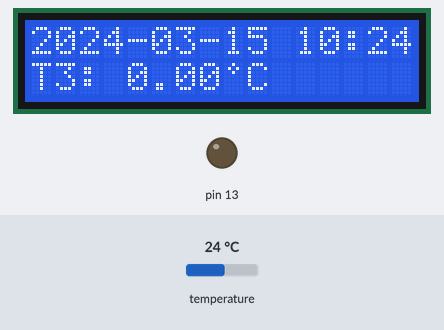
A sketch run on a simulated Arduino Uno, built with avr-gcc and run on an emulated ATmega328P. On the bench: 16×2 character LCD, output pins drawn as LEDs (lit = HIGH). Inputs (shaded band) come from the test bench; at power-on: temperature 24 °C. The local clock reads 2024-03-15 10:24:30 at power-on unless the sketch sets it; storage starts empty; what the sketch prints to the serial monitor is not drawn.

Above: at 1.8 s.
At 21.2 s:
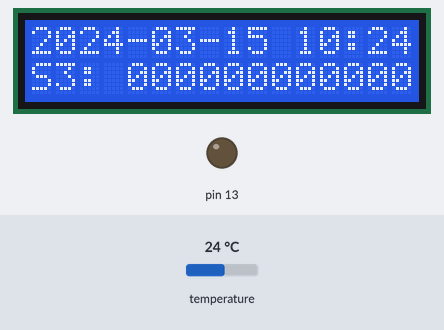
At 30.3 s:
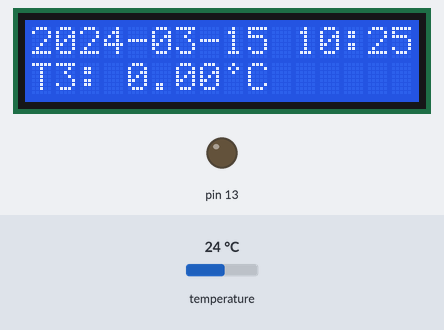

Measured:
- what the display in image 0 shows lasts 19.4 s, from 1.8 s to 21.2 s
- what the display in image 1 shows lasts 9.1 s, from 21.2 s to 30.3 s

The sketch:

temp_log_ds18b20.ino
```cpp
// (licence header left out)
#include "temp_settings_ds18b20.h" // <-- PIN setup etc here

#include <RTClib.h> // RTCLib by Adafruit
#include <dhtnew.h> // DHTNEW by Rob Tilaart
#include <OneWire.h> // OneWire by Jim Studt
#include <DallasTemperature.h> // DallasTemperature by Miles Burton
#include <Wire.h>
#include <LiquidCrystal_I2C.h>


#include "temp_sdlog_ds18b20.h" // using: SD by Arduino
#include "logtime.h" // using: RTCLib by Adafruit

#include "min_time_hm.h"
#include "min_time_conversion.h"

//////////////////////////////////////////////////////////////////////////
// LOOP STATES
//
enum LoopState {
  initializing,
  idle,
  check_measure,
  measuring,
  fatalerror
};

//////////////////////////////////////////////////////////////////////////
// GLOBAL VARIABLES

// LogTime clock / SD object
sdlog::LogTime logtime;

// Temperature sensors and bus the sensors are connected to
OneWire ow(temp_log::pin::_TEMP_SENSOR);
DallasTemperature temp_sensors(&ow);
unsigned char num_connected_sensors{0};
unsigned char temp_sensor_address[temp_log::_NUM_SENSORS_MAX][8]{0};

// Liquid crystal display 16x4
LiquidCrystal_I2C disp(temp_log::i2c::_LCD, 16, temp_log::_LCD_LINES);

// Measure interval control
min_time::TimeHM measuring_time{00,00}; // will be overwritten by current time + 1 minute in setup
min_time::TimeHM measuring_cycle{00,01}; //h,m

// Program loop control
LoopState state{LoopState::initializing};
LoopState last_loop_state{LoopState::initializing};

// Temperature value buffer
float current_temperature[temp_log::_NUM_SENSORS_MAX]{0.f};

// For Serial logging
char loop_state_map[]{"     "};

// status of status led
bool status_led{false};

//////////////////////////////////////////////////////////////////////////
// FUNCTIONS IN THIS FILE

void setup();
bool setup_clock();
bool setup_sd();
void setup_temp_sensors();

void loop();
bool check_measure_time();
void fill_loop_state_map();
bool check_measure_time();
void set_next_measure_time();
void set_onboard_led(bool state);
void update_display();

/// @fn setup
/// @brief setup routine before running loop function
/// @see loop
void setup()
{
  Serial.begin(9600);
  delay(500);

  // setup onboard LED
  pinMode(temp_log::pin::_LED_ONBOARD, OUTPUT);

  // fill serial log state acronym lookup table
  fill_loop_state_map();

  // Setup real time clock on SD shield
  if(!setup_clock())
  {
    Serial.println(F("E: Fatal!"));
    state = LoopState::fatalerror;
    return;
  }
  logtime.set_prefix('t');

  // setup SD card interface on SD shield
  if(!setup_sd())
  {
    Serial.println(F("E: Fatal!"));
    state = LoopState::fatalerror;
    return;
  }

  // give the system some time to set up...
  delay(500);

  // set up temperature sensor
  setup_temp_sensors();

  // set up LCD
  disp.begin();
  disp.backlight();
  disp.clear();
  disp.setCursor(0,0);
  disp.createChar(1, temp_log::lcd_char::_CELSIUS); // replace '`' with ° symbol

  // set current time
  DateTime now{logtime.now()};

  // set up next measuring time in one minute
  measuring_time.set_overflow(true);
  measuring_time.set_hours(now.hour());
  measuring_time.set_minutes(now.minute());
  measuring_time = measuring_time + min_time::TimeHM{00,01};

  if(temp_log::_SERIAL_LOGGING)
  {
    Serial.println(min_time::to_string(min_time::TimeHM{now.hour(), now.minute()}));
    Serial.println("next: " + min_time::to_string(measuring_time));
  }

  measuring_cycle.set_overflow(true);

  state = LoopState::check_measure;
  return;
}

///
/// Helper functions
///

//! @brief setup clock on SD shield
bool setup_clock()
{
  // Detect and Start Real Time Clock (RTC)
  if(logtime.begin()){
    Serial.println(F("i: Clock OK"));
  }
  else{
    Serial.println(F("E: Clock fail"));
    return false;
  }

  // Initialize time if RTC is not running
  if(!logtime.isrunning())
    logtime.adjust(DateTime(F(__DATE__), F(__TIME__)));

  return true;
}

//! @brief setup SD interface
bool setup_sd()
{
  // SD Logger initialisieren
  if(!temp_log::init_sd_logging(temp_log::pin::_SD))
    return false;

  // Append "System boot" to file named as current month
  temp_log::log_boot(logtime);
  return true;
}

//! @fn setup_temp_sensors
//! @brief sets up DS18B20 temperature sensors using OneWire bus
void setup_temp_sensors()
{
  temp_sensors.begin();
  num_connected_sensors = (unsigned char) temp_sensors.getDeviceCount();
  Serial.println((String) num_connected_sensors + " s"); // DEBUG
  for(unsigned char i = 0; i < temp_log::_NUM_SENSORS_MAX; ++i)
  {
    if(i <= num_connected_sensors)
      ow.search(temp_sensor_address[i]);
    /*
    else
    {
      for(unsigned char j{0}; j < 8; ++j)
      {
        temp_sensor_address[i][j] = 0;
      }
    }
    */
  }

  if(temp_log::_SD_LOGGING)
  {
    temp_log::log_sensors(logtime, temp_sensor_address);
  }

  return;
}

/// @brief helper function to fill loop_state_map arrays with acronyms for terminal debugging
void fill_loop_state_map()
{
  loop_state_map[LoopState::initializing]   = '#';
  loop_state_map[LoopState::idle]           = '~';
  loop_state_map[LoopState::check_measure]  = 'c';
  loop_state_map[LoopState::measuring]      = 'm';
  loop_state_map[LoopState::fatalerror]     = '!';
}

/// @brief checks if set measuring_time matches current time (by minute)
/// @return true = measuring_time is current time, false = measuring_time is not the current time
bool check_measure_time()
{
  // objects to compare with each other
  DateTime now{logtime.now()};

  if((now.hour() == measuring_time.get_hours()) && (now.minute() == measuring_time.get_minutes()))
    return true;

  return false;
}

/// @brief calculates measuring_time: adds measuring_cycle to current time
void set_next_measure_time()
{
  DateTime now{logtime.now()};
  measuring_time = min_time::TimeHM(now.hour(), now.minute()) + measuring_cycle;
  return;
}

/// @brief switches the onboard led to given state
/// @param state true = on, false = off
void set_onboard_led(bool state)
{
  status_led = state;
  digitalWrite(temp_log::pin::_LED_ONBOARD, status_led);
  return;
}

//! @brief updates LCD
void update_display()
{
  String line{""};
  line.reserve(temp_log::_LCD_ROWS + 1);

  line = logtime.iso_now();
  disp.setCursor(0, 0);
  disp.print(line);

  if(logtime.now().second() > 50)
  {
    for(unsigned char i{0}; (i < 3) && (i < temp_log::_NUM_SENSORS_MAX); ++i)
    {
      line = "S" + (String)(i + 1) + ": " + temp_log::sensor_address_to_string(temp_sensor_address[i]);
      disp.setCursor(0, (i + 1));
      disp.print(line);

      // clear the rest of the line
      for(unsigned char i{line.length()}; i < temp_log::_LCD_ROWS; ++i)
      {
        disp.print(' ');
      }
    }
  }
  else
  {
    for(unsigned char i{0}; (i < 3) && (i < temp_log::_NUM_SENSORS_MAX); ++i)
    {
      line = "T" + (String)(i + 1) + ": " + (String)current_temperature[i] + (char)1 + "C";
      disp.setCursor(0, (i + 1));
      disp.print(line);

      // clear the rest of the line
      for(unsigned char i{line.length()}; i < temp_log::_LCD_ROWS; ++i)
      {
        disp.print(' ');
      }
    }
  }

}


///
/// @fn loop
/// @brief executes the main loop
void loop() {

  delay(10);

  switch(state)
  {
    case LoopState::initializing:
    {
      break;
    }

    case LoopState::idle:
    {
      delay(500);
      update_display();
      state = LoopState::check_measure;

      break;
    }

    case LoopState::check_measure:
    {
      state = LoopState::idle;

      if(check_measure_time())
        state = LoopState::measuring;

      if(temp_log::_SERIAL_LOGGING)
      {
        DateTime now{logtime.now()};
        Serial.println(min_time::to_string(min_time::TimeHM{now.hour(), now.minute()}));
        Serial.println("next: " + min_time::to_string(measuring_time));
      }

      break;
    }

    case LoopState::measuring:
    {
        // Poll all sensors for current temperature
        Serial.println((String) num_connected_sensors + " s"); // DEBUG

        temp_sensors.requestTemperatures();
        for(unsigned char i{0}; i < num_connected_sensors; ++i)
        {
            current_temperature[i] = temp_sensors.getTempC(temp_sensor_address[i]);
        }

      if(temp_log::_SD_LOGGING)
      {
        // log data to SD Card
        temp_log::log_temperature(logtime, current_temperature);
      }

      if(temp_log::_SERIAL_LOGGING)
      {
        for(unsigned char i{0}; i < temp_log::_NUM_SENSORS_MAX; ++i)
        {
            Serial.println("T" + (String)i + ": " + (String)current_temperature[i] + "°C");
        }
      }

      // set next measuring time
      set_next_measure_time();

      if(temp_log::_SERIAL_LOGGING)
      {
        Serial.println("next: " + min_time::to_string(measuring_time));
      }

      state = LoopState::idle;

      break;
    }

    case LoopState::fatalerror:
    {
      delay(600);
      set_onboard_led(!status_led);
      state = LoopState::fatalerror;

      break;
    }
  }

  // If loop state changes, log it!
  if(state != last_loop_state)
  {
    if(temp_log::_SERIAL_LOGGING)
    {
      Serial.println(loop_state_map[state]);
    }

    last_loop_state = state;
  }
}
```

logtime.cpp
```cpp
// (licence header left out)
#include "logtime.h"

namespace sdlog
{
  LogTime::LogTime(){
      RTC_DS1307();
      this->prefix = ' ';
      return;
  }

  LogTime::~LogTime(){
      return;
  }

  String LogTime::iso_now(bool filesys, bool brackets) const
  {
    DateTime currentTime {now()};
    String out {""};
    char timeseparator {':'};

    if(filesys)
      timeseparator = '-';

    if(brackets)
      out += ("[");

    out += zerofill(currentTime.year(), 4);
    out += "-";
    out += zerofill(currentTime.month(), 2);
    out += "-";
    out += zerofill(currentTime.day(), 2);
    out += " ";
    out += zerofill(currentTime.hour(), 2);
    out += timeseparator;
    out += zerofill(currentTime.minute(), 2);
    out += timeseparator;
    out += zerofill(currentTime.second(), 2);

    if(brackets)
      out += "[";

    return out;
  }

  String LogTime::current_filename() const
  {
    DateTime currentTime {now()};
    String out{};

    if(this->prefix != ' ')
      out += prefix;

    out += zerofill(currentTime.year(), 4) + "-" + zerofill(currentTime.month(), 2);
    out += ".csv";

    return out;
  }

  String LogTime::year_month() const{
    DateTime currentTime = now();
    String out = "";

    out += zerofill(currentTime.year(), 4);
    out += "-";
    out += zerofill(currentTime.month(), 2);

    return out;
  }

  String LogTime::year() const
  {
    DateTime currentTime = now();
    String out = "";

    out = zerofill(currentTime.year(), 4);

    return out;
  }

  String LogTime::zerofill(int value, int numZero) const
  {
    String textOut = "";
    int multi = 1;

    for(int i = 0; i < (numZero-1); i++)
    {
      multi *= 10;
    }

    while(multi > value)
    {
      textOut.concat("0");
      if(multi > 10)
        multi /= 10;
      else
        break;
    }
    textOut.concat(value);
    return textOut;
  }

  void LogTime::set_prefix(char prefix)
  {
    this->prefix = prefix;
    return;
  }

  void LogTime::append_separator(String& text) const
  {
    text.concat(';');
    return;
  }
}
```

logtime.h
```cpp
// (licence header left out)
#ifndef _LOGTIME_H_
#define _LOGTIME_H_

#include <RTClib.h> // RTCLib by Adafruit

namespace sdlog
{
    class LogTime : public RTC_DS1307{
        public:
            LogTime();
            ~LogTime();
            String iso_now(bool filesys = false, bool brackets = false) const;
            String current_filename() const;
            String year_month() const;
            String year() const;
            String zerofill(int value, int numZero = 1) const;
            void set_prefix(char prefix);
            void append_separator(String& text) const;
        private:
            char prefix;
    };

}

#endif
```

min_time_conversion.cpp
```cpp
// (licence header left out)
#include "min_time_conversion.h"

namespace min_time
{
    String to_string(const TimeHM& origin)
    {
        String out{""};
		if(origin.is_valid())
		{
			unsigned char time[2]{ origin.get_hours(), origin.get_minutes() };
			out = String((time[0] % 100) / 10)
				+ String((time[0] % 10))
				+ String(_TIME_SEPARATOR)
				+ String((time[1] % 100) / 10)
				+ String((time[1] % 10));
		}
		else
		{
			out = "--" + String(_TIME_SEPARATOR) + "--";
		}

        return out;
    }

}
```

min_time_conversion.h
```cpp
// (licence header left out)
#ifndef _MIN_TIME_CONVERSION_H_
#define _MIN_TIME_CONVERSION_H_

#include <Arduino.h>
#include "min_time_hm.h"

namespace min_time
{
    constexpr char _TIME_SEPARATOR = ':';
    constexpr char _DURATION_SEPARATOR = '!';

    String to_string(const TimeHM& origin);
}


#endif
```

min_time_hm.cpp
```cpp
// (licence header left out)
#include "min_time_hm.h"

namespace min_time
{
    TimeHM::TimeHM()
    {
        overflow = true;
        hour = _FLAG_TIME_INVALID;
        minute = 0;
        return;
    }

    TimeHM::TimeHM(const unsigned char& h, const unsigned char& m)
    {
        overflow = true;
        minute = m % 60;
        hour = h + (m / 60) % 24;

        return;
    }

    // GET Functions
    //   - for hours
    char TimeHM::get_hours() const
    {
        // check if value is invalid
        if (!is_valid())
            return 0;

        // valid value: return variable
        return hour;
    }

    //   - for minutes
    char TimeHM::get_minutes() const
    {
        // check if value is invalid
        if (!is_valid())
            return 0;

        // valid value: return variable
        return minute;
    }

    // GET Functions
    //   - for hours
    void TimeHM::set_hours(const unsigned char& h)
    {
        if(overflow)
            hour = h % 24;
        else
        {
            if (h < 24)
                hour = h;
            else
                set_invalid();
        }
        return;
    }

    //   - for minutes
    void TimeHM::set_minutes(const unsigned char& m)
    {
        if(overflow)
        {
            minute = m % 60;
            if(m >= 60)
                set_hours(hour + (m / 60));
        }
        else
        {
            if(m < 60)
                minute = m;
            else
                set_invalid();
        }
        return;
    }

    void TimeHM::set_overflow(const bool& o)
    {
        overflow = o;
        return;
    }

    // Add two time objects.
    // Overflow = true (standard) will calculate further from 00:00, when reaching 24:00
    // Overflow = false will limit to 00:00 / 23:59
    void TimeHM::add(const TimeHM& diff)
    {
        short sum_m = minute + diff.get_minutes();
        short sum_h = hour + diff.get_hours();

        if(overflow)
        {
            minute = sum_m % 60;
            hour = (sum_h + (sum_m / 60)) % 24;
        }
        else
        {
            if(sum_h + (sum_m / 60) <= 23)
            {
                minute = sum_m % 60;
                hour = (sum_h + (sum_m / 60));
            }
            else
            {
                minute = 59;
                hour = 23;
            }
        }
        return;
    }

    // Substract two time objects.
    // Overflow = true (standard) will calculate further from 00:00, when reaching 24:00
    // Overflow = false will limit to 00:00 / 23:59
    void TimeHM::substract(const TimeHM& diff)
    {
        short dif_m = minute - diff.get_minutes();
        short dif_h = hour - diff.get_hours();

        if(overflow)
        {
            if (dif_m >= 0)
            {
                minute = dif_m % 60;
            }
            else
            {
                minute = dif_m % 60 + 60;
                dif_h -= 1;
            }

            if (dif_h >= 0)
            {
                hour = dif_h % 24;
            }
            else
            {
                hour = dif_h % 24 + 24;
            }
        }
        else
        {
            if(dif_h + (dif_m / 60) >= 0)
            {
                minute = dif_m % 60;
                hour = (dif_h + (dif_m / 60));
            }
            else
            {
                minute = 0;
                hour = 0;
            }
        }
        return;
    }

    // Compare with another time object
    bool TimeHM::equals(const TimeHM& comp) const
    {
        if(hour == comp.get_hours() && minute == comp.get_minutes())
            return true;
        return false;
    }

    bool TimeHM::is_valid() const
    {
        return (hour < _FLAG_TIME_INVALID);
    }

    void TimeHM::set_invalid()
    {
        hour = _FLAG_TIME_INVALID;
        minute = 0;
        return;
    }

    TimeHM TimeHM::operator+(const TimeHM& other) const
    {
        TimeHM out(hour, minute);
        out.add(other);
        return out;
    }

    TimeHM TimeHM::operator-(const TimeHM& other) const
    {
        TimeHM out(hour, minute);
        out.substract(other);
        return out;
    }

    bool TimeHM::operator==(const TimeHM& other) const
    {
        return equals(other);
    }

    bool TimeHM::operator<(const TimeHM& other) const
    {
        if(!other.is_valid() || !this->is_valid())
            return false;

        if(other.hour < hour)
            return true;
        if(other.hour == hour && other.minute < minute)
            return true;
        return false;
    }
}
```

min_time_hm.h
```cpp
// (licence header left out)
#ifndef _MIN_TIME_HM_H_
#define _MIN_TIME_HM_H_

namespace min_time
{
    constexpr unsigned char _FLAG_TIME_INVALID{ 0b10000000 };

    class TimeHM
    {
        protected:
        bool overflow;
        unsigned char hour;
        unsigned char minute;

        public:
        TimeHM();
        TimeHM(const unsigned char& h, const unsigned char& m);
        ~TimeHM() = default;

        char get_hours() const;
        char get_minutes() const;
        void set_hours(const unsigned char& h);
        void set_minutes(const unsigned char& m);
        void set_overflow(const bool& o);
        void add(const TimeHM& diff);
        void substract(const TimeHM& diff);
        bool equals(const TimeHM& comp) const;
        bool is_valid() const;
        void set_invalid();
        TimeHM operator+(const TimeHM& other) const;
        TimeHM operator-(const TimeHM& other) const;
        bool operator==(const TimeHM& other) const;
        bool operator<(const TimeHM& other) const;
    };
}

#endif
```

Source omitted: temp_sdlog_ds18b20.cpp (4693 bytes), temp_sdlog_ds18b20.h (1822 bytes), temp_settings_ds18b20.h (1597 bytes)
